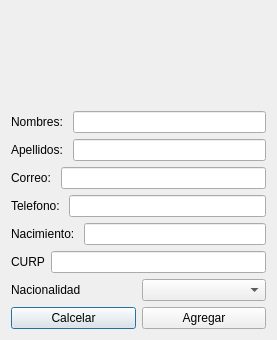
<?xml version="1.0" encoding="UTF-8"?>
<ui version="4.0">
 <class>registro</class>
 <widget class="QDialog" name="registro">
  <property name="geometry">
   <rect>
    <x>0</x>
    <y>0</y>
    <width>277</width>
    <height>340</height>
   </rect>
  </property>
  <property name="windowTitle">
   <string>Dialog</string>
  </property>
  <layout class="QGridLayout" name="gridLayout">
   <item row="0" column="0">
    <layout class="QVBoxLayout" name="verticalLayout">
     <item>
      <widget class="QLabel" name="fechahora">
       <property name="text">
        <string/>
       </property>
      </widget>
     </item>
     <item>
      <layout class="QHBoxLayout" name="horizontalLayout">
       <item>
        <widget class="QLabel" name="label_2">
         <property name="text">
          <string>Nombres: </string>
         </property>
        </widget>
       </item>
       <item>
        <widget class="QLineEdit" name="nombres"/>
       </item>
      </layout>
     </item>
     <item>
      <layout class="QHBoxLayout" name="horizontalLayout_2">
       <item>
        <widget class="QLabel" name="label_3">
         <property name="text">
          <string>Apellidos: </string>
         </property>
        </widget>
       </item>
       <item>
        <widget class="QLineEdit" name="apellidos"/>
       </item>
      </layout>
     </item>
     <item>
      <layout class="QHBoxLayout" name="horizontalLayout_3">
       <item>
        <widget class="QLabel" name="label_4">
         <property name="text">
          <string>Correo: </string>
         </property>
        </widget>
       </item>
       <item>
        <widget class="QLineEdit" name="correo"/>
       </item>
      </layout>
     </item>
     <item>
      <layout class="QHBoxLayout" name="horizontalLayout_4">
       <item>
        <widget class="QLabel" name="label_5">
         <property name="text">
          <string>Telefono: </string>
         </property>
        </widget>
       </item>
       <item>
        <widget class="QLineEdit" name="telefono"/>
       </item>
      </layout>
     </item>
     <item>
      <layout class="QHBoxLayout" name="horizontalLayout_5">
       <item>
        <widget class="QLabel" name="label_6">
         <property name="text">
          <string>Nacimiento: </string>
         </property>
        </widget>
       </item>
       <item>
        <widget class="QLineEdit" name="nacimiento"/>
       </item>
      </layout>
     </item>
     <item>
      <layout class="QHBoxLayout" name="horizontalLayout_8">
       <item>
        <widget class="QLabel" name="label">
         <property name="text">
          <string>CURP</string>
         </property>
        </widget>
       </item>
       <item>
        <widget class="QLineEdit" name="curp"/>
       </item>
      </layout>
     </item>
     <item>
      <layout class="QHBoxLayout" name="horizontalLayout_6">
       <item>
        <widget class="QLabel" name="label_7">
         <property name="text">
          <string>Nacionalidad</string>
         </property>
        </widget>
       </item>
       <item>
        <widget class="QComboBox" name="Nacionalidad"/>
       </item>
      </layout>
     </item>
     <item>
      <layout class="QHBoxLayout" name="horizontalLayout_7">
       <item>
        <widget class="QPushButton" name="cancelar">
         <property name="text">
          <string>Calcelar</string>
         </property>
        </widget>
       </item>
       <item>
        <widget class="QPushButton" name="agregar">
         <property name="text">
          <string>Agregar</string>
         </property>
        </widget>
       </item>
      </layout>
     </item>
    </layout>
   </item>
  </layout>
 </widget>
 <resources/>
 <connections/>
</ui>
